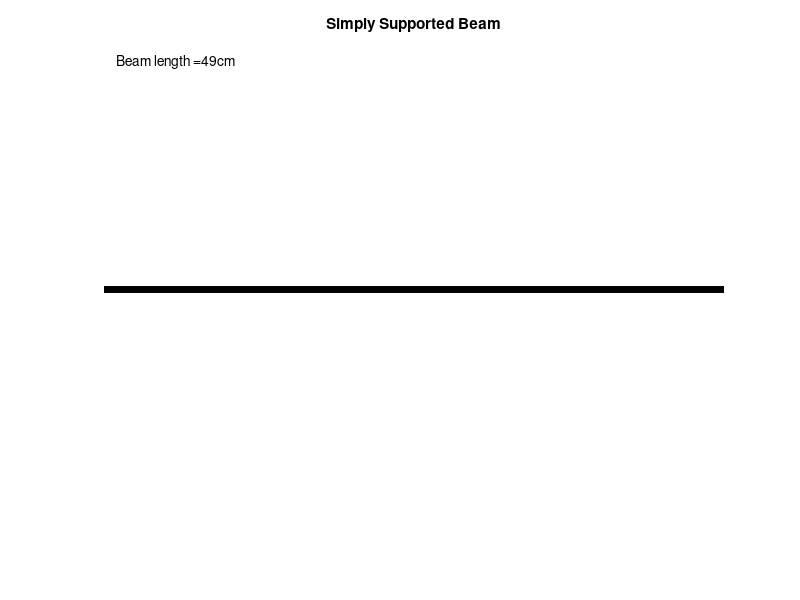

This figure's MATLAB source: (Note: this script raises an error after producing the figure.)
l = randi([20,200]); %l represents the length of the beam in cm. This generates a beam of random integer length between 20 and 200 cm.

%plotting the beam
Y1=0;
Y2=0;
X1=0;
X2=l;

a = plot([X1,X2],[Y1,Y2],'Color','black','linewidth',5);

hold on

axis([0 l -1.5 1.5])

axis off

title('Simply Supported Beam')

%indicating the length of the beam on the plot

L='Beam length = ';

unit='cm';

l_unit=strcat(L,num2str(l),unit);

text(1,1.4,l_unit)

%Plotting supports, R1 and R2

arrow([0,-0.75],[0,0])

text(0,-0.85,'R1')

arrow([l,-0.75],[l,0])

text(l,-0.85,'R2')

%Plotting distributed load

%Only 1 load in this case
   
%plotting load #1
%try instead x1 between 0 and l and x2 between x1 and l ?
Y1 = 0.12;
Y2 = 0.12;

X1 = randi([0,round(3*l/4)]); 
X2 = randi([round(X1+(l/10)),l]); 

plot([X1,X2],[Y1,Y2],'linewidth',15,'Color','red')
axis([0 l -1.5 1.5])

hold on

%adding weight values
%Chose masses in kgs - can change depending on what is needed.
%Masses in lbs instead?
%Force or weight instead of mass?
l1 = X2-X1;

if l1<50
    m = randi([1,15]);
elseif (50<=l1)&&(l1<100)
        m = randi([10,25]);
elseif (100<=l1)&&(l1<150)
    m = randi([15,30]);
else m = randi([20,30]);
end

%Showing the masses on the figure

Unit = 'kg';
m_Unit = strcat(num2str(m),Unit);

%Showing m1
mid = (l1/2)+X1;
if l<=45
    text(mid-0.8,0.12,m_Unit);
elseif (l>45)&&(l<=90)
    text(mid-1.5,0.12,m_Unit);
elseif (l>90)&&(l<=160)
    text(mid-2.5,0.12,m_Unit);
else
    text(mid-3,0.12,m_Unit);
end
    
%Indicating the positions of loads

arrow([X1,0.5],[X1,0.2]);
arrow([X2,0.5],[X2,0.2]);

X1_label = strcat(num2str(X1),unit);
X2_label = strcat(num2str(X2),unit);

if l<=45
    text(X1-0.8,0.55,X1_label);
    text(X2-0.8,0.55,X2_label);
elseif (l>45)&&(l<=90)
    text(X1-1.5,0.55,X1_label);
    text(X2-1.5,0.55,X2_label);
elseif (l>90)&&(l<=160)
    text(X1-2.5,0.55,X1_label);
    text(X2-2.5,0.55,X2_label);
else
    text(X1-3,0.55,X1_label);
    text(X2-3,0.55,X2_label);
end

%Plotting position A

text(-5,0.1,'A')

%This marks the end of the plotting process for this question. [Hopefully
%we an use this in a GUI]

saveas(a,'3_beamplot.png','png')


